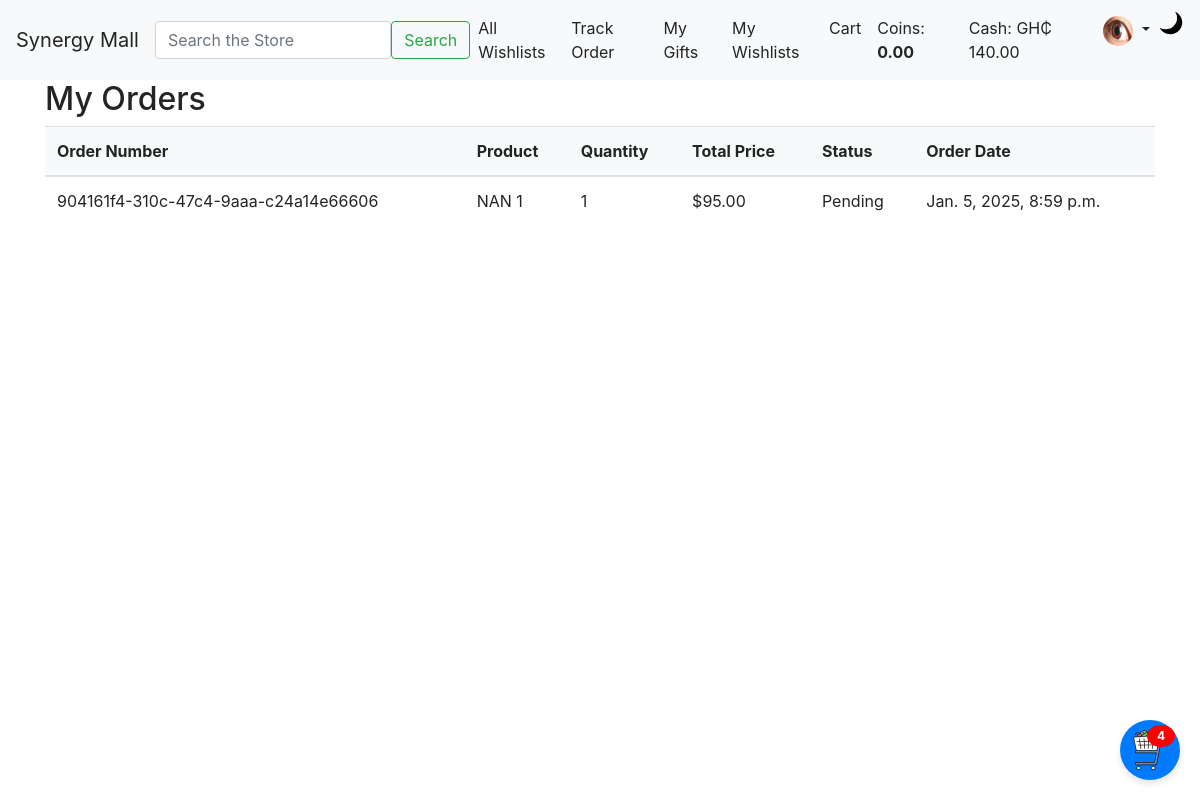
The page /orders/user/ (signed in) on the database its author committed.
### users/models.py (models this page shows, shortened)
class User(AbstractBaseUser, PermissionsMixin):
    ROLE_CHOICES = (
        ('vendor', 'Vendor'),
        ('regular', 'RegularUser'),
        ('marketer', 'Marketer'),
        ('manager', 'Manager'),
    )
    username = models.CharField(max_length=50, blank=False, null=False, unique=True)
    email = models.EmailField(unique=True)
    first_name = models.CharField(max_length=50)
    surname = models.CharField(max_length=50)
    other_names = models.CharField(max_length=100, blank=True, null=True)
    phone_number = models.CharField(max_length=15, unique=True)
    profile_picture = models.ImageField(upload_to='profile_pictures/', blank=True, null=True)
    id_document_number = models.CharField(max_length=100, blank=True, null=True)
    id_image = models.ImageField(upload_to='identification_images/', blank=True, null=True)
    default_shipping_address = models.TextField(max_length=400, blank=True, null=True)
    cash = models.DecimalField(max_digits=12, decimal_places=2, default=0.00)  # Wallet/cash balance
    role = models.CharField(max_length=10, choices=ROLE_CHOICES)
    is_active = models.BooleanField(default=True)
    is_staff = models.BooleanField(default=False)
    date_joined = models.DateTimeField(default=timezone.now)
    groups = models.ManyToManyField(
        Group,
        related_name='custom_user_groups',  # Adding related_name
        blank=True,
        help_text='The groups this user belongs to.',
        verbose_name='groups',
    )
    user_permissions = models.ManyToManyField(
        Permission,
        related_name='custom_user_permissions',  # Adding related_name
        blank=True,
        help_text='Specific permissions for this user.',
        verbose_name='user permissions',
    )
    objects = UserManager()
    USERNAME_FIELD = 'email'
    REQUIRED_FIELDS = []

### synergy_mall/models.py (models this page shows, shortened)
class Order(models.Model):
    STATUS_CHOICES = [
        ('pending', 'Pending'),
        ('shipped', 'Shipped'),
        ('delivered', 'Delivered'),
        ('cancelled', 'Cancelled'),
    ]
    user = models.ForeignKey(User, on_delete=models.CASCADE, null=True, blank=True)
    order_number = models.UUIDField(default=uuid.uuid4, editable=False, unique=True)
    product = models.ForeignKey('Product', on_delete=models.CASCADE)
    quantity = models.PositiveIntegerField()
    total_price = models.DecimalField(max_digits=10, decimal_places=2)
    status = models.CharField(max_length=50, choices=STATUS_CHOICES, default='pending')
    shipping_address = models.TextField()
    phone_number = models.CharField(
        max_length=15,
        validators=[RegexValidator(r'^\+?1?\d{9,15}$', message="Enter a valid phone number.")],
    )
    email = models.EmailField()
    order_date = models.DateTimeField(auto_now_add=True)
    shipped_at = models.DateTimeField(null=True, blank=True)
    delivered_at = models.DateTimeField(null=True, blank=True)
    cancelled_at = models.DateTimeField(null=True, blank=True)

class Product(models.Model):
    name = models.CharField(max_length=255)
    description = models.TextField()
    price = models.DecimalField(max_digits=10, decimal_places=2)
    sale_price = models.DecimalField(max_digits=10, decimal_places=2, blank=True, null=True)
    vendor = models.ForeignKey(settings.AUTH_USER_MODEL, on_delete=models.CASCADE, limit_choices_to={'role': 'vendor'})
    category = models.ForeignKey(Category, on_delete=models.CASCADE)
    tags = models.ManyToManyField('Tag', blank=True)
    available = models.BooleanField(default=True)
    popularity_count = models.IntegerField(default=0)
    condition = models.CharField(max_length=50, choices=[('new', 'New'), ('used', 'Used'), ('refurbished', 'Refurbished')])
    is_active = models.BooleanField(default=True)
    featured = models.BooleanField(default=False)
    sale_start_date = models.DateTimeField(blank=True, null=True)
    sale_end_date = models.DateTimeField(blank=True, null=True)

### synergy_mall/views.py (the view)
# urls.py: path('orders/user/', views.user_orders, name='user_orders'),
@login_required
def user_orders(request):
    orders = Order.objects.filter(user=request.user).order_by('-order_date')
    context = {
        'orders': orders,
    }
    return render(request, 'synergy_mall/user_orders.html', context)

### synergy_mall/context_processors.py (called while the page is built)
def get_cart(request):
    if request.user.is_authenticated:
        return Cart.objects.filter(user=request.user, status="active").first()
    session_key = request.session.session_key
    if not session_key:
        request.session.create()
        session_key = request.session.session_key
    return Cart.objects.filter(session_key=session_key, status="active").first()

def cart_context(request):
    cart = get_cart(request)
    cart_item_count = cart.items.all().count() if cart else 0
    return {
        "cart": cart,
        "cart_items_count": cart_item_count,
    }

### synergy_mall/models.py (called while the page is built)
    def get_total_price(self):
        return sum(item.get_total_price() for item in self.items.all())

    def get_total_price(self):
        return self.price * self.quantity

### synergy_mall/templates/synergy_mall/user_orders.html
{% extends "base.html" %}
{% block content %}
    <h2>My Orders</h2>
    <table class="table">
        <thead>
            <tr>
                <th>Order Number</th>
                <th>Product</th>
                <th>Quantity</th>
                <th>Total Price</th>
                <th>Status</th>
                <th>Order Date</th>
            </tr>
        </thead>
        <tbody>
            {% for order in orders %}
            <tr>
                <td>{{ order.order_number }}</td>
                <td>{{ order.product.name }}</td>
                <td>{{ order.quantity }}</td>
                <td>${{ order.total_price }}</td>
                <td>{{ order.get_status_display }}</td>
                <td>{{ order.order_date }}</td>
            </tr>
            {% empty %}
            <tr>
                <td colspan="6">You have no orders yet.</td>
            </tr>
            {% endfor %}
        </tbody>
    </table>
{% endblock %}

### SYNERGY/templates/base.html (shortened to what this page needs)
<!DOCTYPE html>
<html lang="en">
<head>
    {% load static %}
    <link href="https://stackpath.bootstrapcdn.com/bootstrap/4.5.2/css/bootstrap.min.css" rel="stylesheet">
    {% load static %}
    <link rel="stylesheet" href="{% static 'css/styles.css' %}">
    <link href="https://cdnjs.cloudflare.com/ajax/libs/font-awesome/6.0.0-beta3/css/all.min.css" rel="stylesheet">
</head>
<body class="theme-light">
    <nav class="navbar navbar-expand-lg navbar-light sticky-top">
        <a class="navbar-brand" href="{% url 'index' %}">Synergy Mall</a>
        <form class="d-flex mx-auto" action="{% url 'search_product' %}" method="GET">
            <input class="form-control me-2" type="search" name="q" placeholder="Search the Store" aria-label="Search" required>
            <button class="btn btn-outline-success d-none d-lg-block" type="submit">Search</button>
        </form>
        <div class="collapse navbar-collapse" id="navbarNav">
            <ul class="navbar-nav ml-auto">
                <li class="nav-item">
                    <a class="nav-link" href="{% url 'all_wishlists' %}">All Wishlists</a>
                </li>
                <li><a class="nav-link" href="{% url 'track_order' %}">Track Order</a></li>
                {% if user.is_authenticated %}
                    {% if request.user.role == 'vendor' %}
                        <li class="nav-item">
                            <a class="nav-link" href="{% url 'add_product' %}">Add Product</a>
                        </li>
                        <li class="nav-item">
                            <a class="nav-link" href="{% url 'product_list' %}">My Products</a>
                        </li>
                        <li class="nav-item">
                            <a class="nav-link" href="#">My Dashboard</a>
                        </li>
                        <li class="nav-item">
                            <a class="nav-link" href="{% url 'vendor_orders' %}">Pending Orders</a>
                        </li>
                    {% else %}
                        <li class="nav-item">
                            <a class="nav-link" href="{% url 'received_gifts' %}">My Gifts</a>
                        </li>
                        <li class="nav-item">
                            <a class="nav-link" href="{% url 'my_wishlists' %}">My Wishlists</a>
                        </li>
                        <li class="nav-item">
                            <a class="nav-link" href="{% url 'view_cart' %}">Cart</a>
                        </li>
                        <li class="nav-item">
                            <span class="nav-link">
                                Coins: <strong>{{ user.coin_account.total_coins|default:"0.00" }}</strong>
                            </span>
                        </li>
                        <li class="nav-item">
                            <span class="nav-link">Cash: GH₵ {{ user.cash|floatformat:2 }}</span>
                        </li>
                    {% endif %}
                    <li class="nav-item dropdown">
                        <a class="nav-link dropdown-toggle" href="#" id="navbarDropdown" role="button" data-toggle="dropdown" aria-haspopup="true" aria-expanded="false">
                            {% if user.profile_picture %}
                                <img src="{{ user.profile_picture.url }}" alt="{{ user.username }}'s profile picture" class="rounded-circle" width="30" height="30">
                            {% else %}
                                <img src="{{ STATIC_URL }}/default-profile.svg" alt="Profile Picture" class="rounded-circle" width="30" height="30">
                            {% endif %}
                        </a>
                    </li>
                {% endif %}
                <li class="nav-item">
                    <button class="btn btn-link nav-link p-0" id="themeToggle" onclick="toggleTheme()" title="Toggle Theme">
                        <img id="themeIcon" src="{% static 'images/moon.svg' %}" alt="Theme Toggle" width="24" height="24">
                    </button>
                </li>
            </ul>
        </div>
    </nav>
    <div class="container">
        {% block content %}{% endblock %}
    </div>
    <div id="floating-cart" style="position: fixed; bottom: 20px; right: 20px; z-index: 1000;">
        <button class="btn btn-primary rounded-circle" data-toggle="modal" data-target="#cartModal"
                style="width: 60px; height: 60px; display: flex; align-items: center; justify-content: center; position: relative;">
            <img src="{% static 'images/cart.svg' %}" alt="Cart Icon" width="40" height="40">
            {% if cart_items_count > 0 %}
                <span class="badge badge-danger" style="position: absolute; top: 5px; right: 5px; border-radius: 50%; padding: 5px 10px; font-size: 12px;">
                    {{ cart_items_count }}
                </span>
            {% endif %}
        </button>
    </div>
</body>
</html>

### static/css/styles.css (style rules this page uses)
body.theme-light { background-color: #ffffff; color: #232424; }
body.theme-light .navbar { background-color: #f8f9fa; color: #232424; }
body.theme-light .navbar .navbar-brand, body.theme-light .navbar .nav-link, body.theme-light .navbar .dropdown-toggle { color: #232424; }
#themeToggle img { transition: transform 0.2s ease; }
body.theme-light .table thead { background-color: #f8f9fa; color: #232424; }
body.theme-light .table tbody tr { background-color: #ffffff; color: #232424; }
body.theme-light .table th, body.theme-light .table td { color: #232424; }
#floating-cart .badge-danger { background-color: red; color: white; font-weight: bold; }
#floating-cart .btn-primary { background-color: #007bff; border: none; font-size: 20px; }
#floating-cart button { box-shadow: 0 4px 6px rgba(0, 0, 0, 0.1); transition: transform 0.2s ease, box-shadow 0.2s ease; }
.badge-danger { background-color: #ff5e57; color: white; }

### rows shown on the page
User: coin_account.total_coins "0.00", cash "140.00", profile_picture (picture)
Order: order_number "904161f4-310c-47c4-9aaa-c24a14e66606", product.name "NAN 1", quantity "1", total_price "95.00", status "Pending", order_date "Jan. 5, 2025, 8:59 p.m."

### other values the page prints
{{ cart_items_count }} "4"
